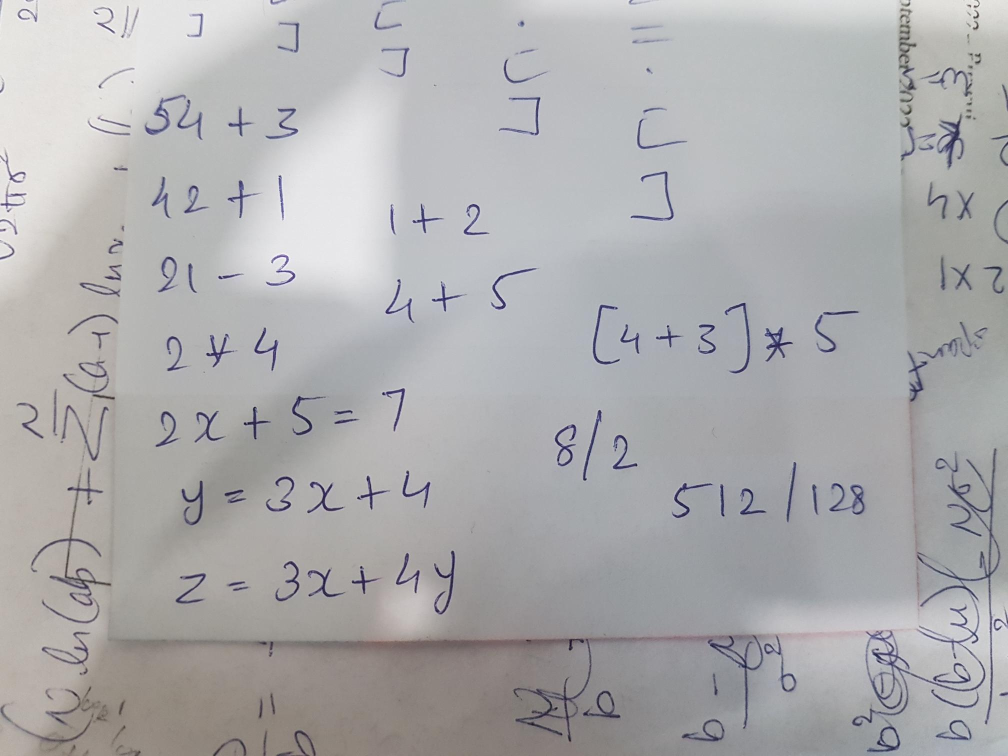
#> input picture src/data/test/all eq.png, 2016 x 1512 px (shown at 1/2 size)
$ python -i get_data.py   (imports and definitions only)
#> lines starting #> are read from the running program, lines starting #| are printed output that depends on the picture; after the words box and inside, x2 and y2 are one past the last pixel; in counts of white or black regions, pixels touching at a corner belong together
import numpy as np
import pandas as pd
import tensorflow as tf
import matplotlib.pyplot as plt
import os
import shutil
import cv2

base_dir = os.getcwd()

data_dir = os.path.join(base_dir, "src", "data")
# print(data_dir)

# download_url = "https://www.kaggle.com/datasets/michelheusser/handwritten-digits-and-operators/download?datasetVersionNumber=9"
download_url = "https://www.kaggle.com/datasets/sagyamthapa/handwritten-math-symbols/download?datasetVersionNumber=4"

# download data to data_dir from the download url
download_file = "archive.zip"
# [3 lines not run here, left out]

data_zip_file = os.path.join(data_dir, download_file)
data_extract = os.path.join(data_dir, "extract")

# [8 lines not run here, left out]

data_dir = os.path.join(data_extract, "dataset")
# print(os.listdir(data_dir))

# set input image size to 28x28 with 1 channel (will take grayscale images)
batch_size = 128
img_row = 28
img_col = 28
channel = 1

# keep one fixed encoding for each math digit and operator, will use it for one hot encoding of the label
labels = {'0': 0, '1': 1, '2': 2, '3': 3, '4': 4, '5': 5, '6': 6, '7': 7, '8': 8, '9': 9, 'add': 10, 'dec': 11, 'div': 12, 'eq': 13, 'mul': 14, 'sub': 15, 'x':16, 'y': 17, 'z': 18, '[': 19, ']': 20}
label = list(labels.keys())[:-2]

num_classes = len(label)
# print("Labels dict: ", labels)
# print("Labels list: ", label)
# print("Num of classes: ", num_classes)

# read image, take inverse, use threshold binary, merge all contours, make it close to square
inc_thresh = 0.6
def get_image(file):
#> called with file = 'test/all eq.png'
    img = cv2.imread(file, cv2.IMREAD_GRAYSCALE)
#> img: shape (1512, 2016); min 11, max 255, mean 172.7
    img = ~img
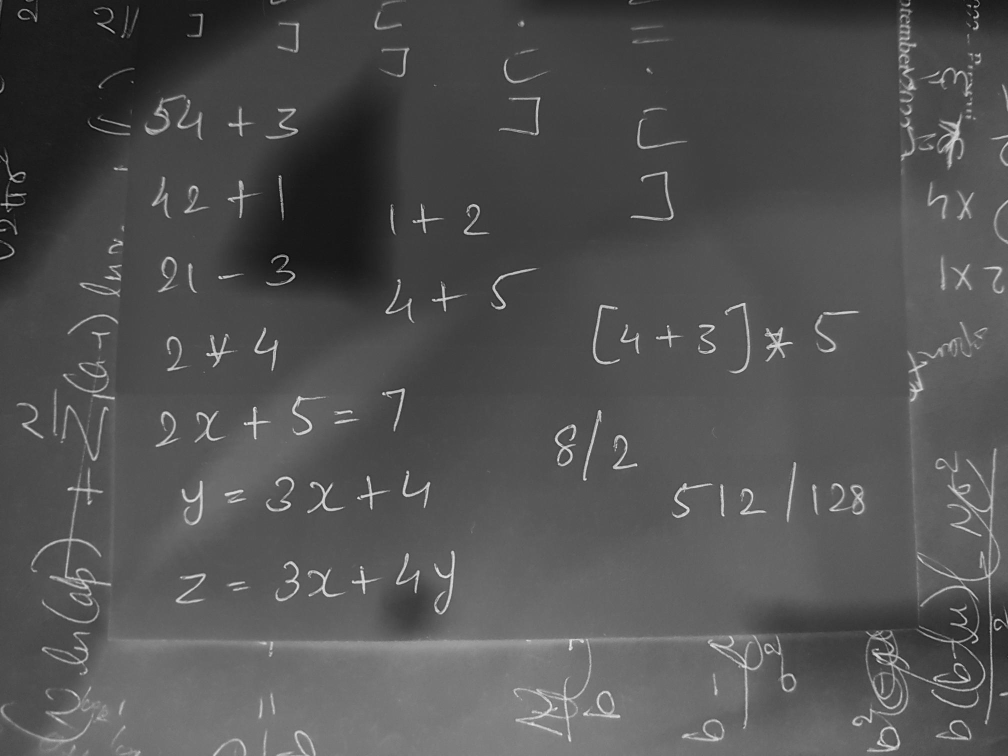
#> img: shape (1512, 2016) (shown at 1/2 size); min 0, max 244, mean 82.3
    _, thresh = cv2.threshold(img,127,255,cv2.THRESH_BINARY)
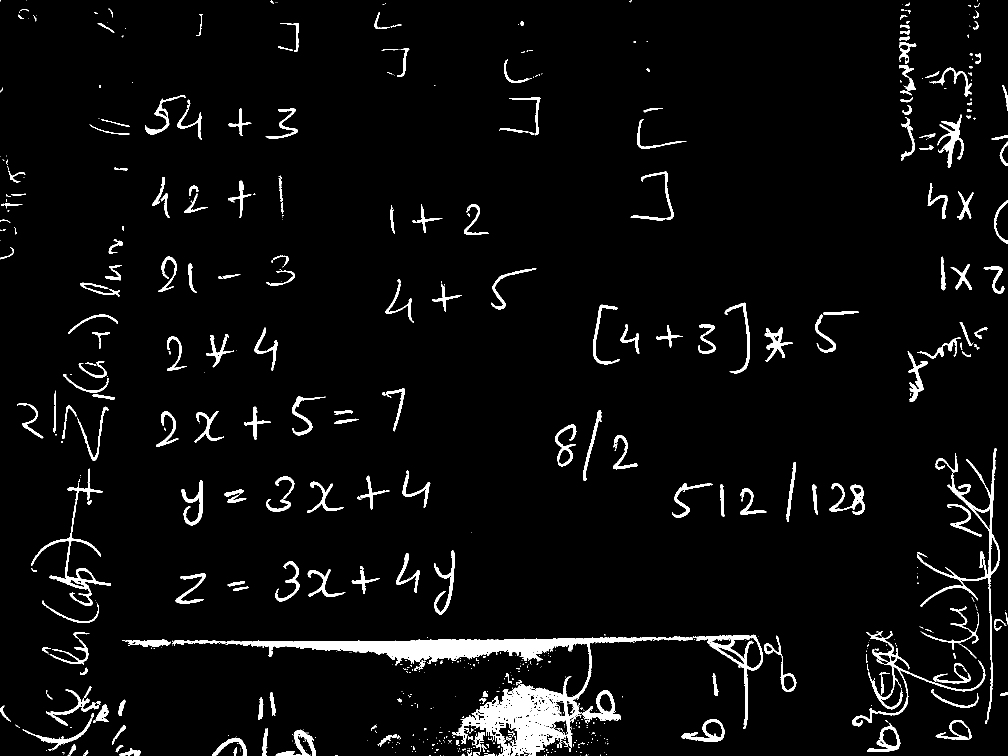
#> thresh: shape (1512, 2016) (shown at 1/2 size); 4.4% white; 685 white regions (441 under 20 px)
    contours, hierarchy = cv2.findContours(thresh,cv2.RETR_EXTERNAL,cv2.CHAIN_APPROX_NONE)
#> contours = 666 contours, 457 with area under 20; largest, box (x1, y1, x2, y2) and area: (484, 1272, 1386, 1512) 36594, (1385, 1269, 1526, 1458) 5732, (1834, 897, 2000, 1448) 5518, (63, 937, 222, 1211) 3436, (1704, 1262, 1971, 1453) 3194
    contour = sorted(contours, key = lambda ctr: cv2.boundingRect(ctr)[0])
#> contour has the same summary as contours

    a = int(28)
    b = int(28)
    x_max = np.Inf
    y_max = np.Inf
    w_max = 0
    h_max = 0

    l,w = 0,0

    for c in contour:
        x,y,a,b=cv2.boundingRect(c)

        x_max=min(x_max, x)
        y_max=min(y_max, y)
        w_max=max(x_max + w_max, x + a) - x_max
        h_max=max(y_max + h_max, y + b) - y_max
#> this loop made 666 passes
#> (x, y, a, b, y_max, w_max, h_max) on passes 1 to 3: (0, 494, 28, 25, 494, 28, 25), (0, 481, 1, 1, 481, 28, 25), (0, 459, 4, 2, 459, 28, 25)
#> after the loop, h_max = 1512; w_max = 2016

    add_x = 0
    add_y = 0
    if(w_max > h_max and h_max < inc_thresh * w_max):
        add_y = round((inc_thresh * w_max - h_max) * inc_thresh)
    if(h_max > w_max and w_max < inc_thresh * h_max):
        add_x = round((inc_thresh * h_max - w_max) * inc_thresh)

    x = max(0, x_max - 5 - add_x)
#> x = 0
    y = max(0, y_max - 5 - add_y)
#> y = 0
    xa = min(len(img[0]), x_max + w_max + 5 + add_x)
#> xa = 2016
    yb = min(len(img), y_max + h_max + 5 + add_y)
#> yb = 1512

    im_crop = thresh[y:yb, x:xa]
    im_resize = cv2.resize(im_crop,(28,28))
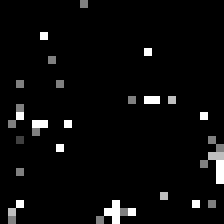
#> im_resize: shape (28, 28) (shown 8 times larger); min 0, max 255, mean 10.4
#     cv2.rectangle(img, (x_max, y_max), (x_max + w_max, y_max + h_max), (0, 255, 0), 2)
#     plt.imshow(img)
    im_resize = np.reshape(im_resize,(784))
#> im_resize = 784 values, max 255 at index 117, min 0 at index 0, mean 10.42
    return im_resize

#create data
# [1 line not run here, left out]
dat = []
# [12 lines not run here, left out]

# create pandas dataframe
df = pd.DataFrame(dat)

# [1 line not run here, left out]

>>> result = get_image('test/all eq.png')
#> result has the same summary as im_resize in get_image
